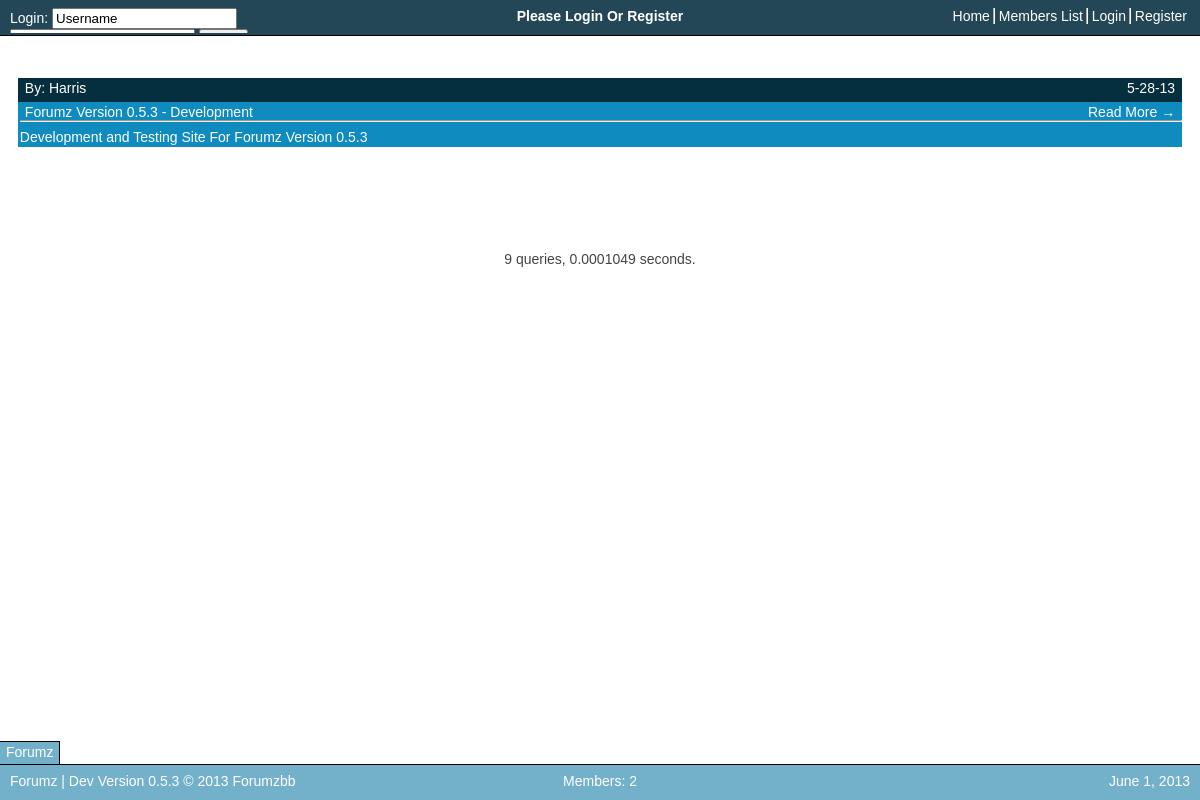
The page / on the database its author committed.
### tables this page shows
CREATE TABLE `forumzDev_navBar` (
  `navItemName` text NOT NULL,
  `navItemLink` text NOT NULL,
  `navItemOrder` text NOT NULL,
  `navItemDisplay` text NOT NULL
);

CREATE TABLE `forumzDev_blogs` (
  `ID` int(11) NOT NULL,
  `Title` text NOT NULL,
  `Author` text NOT NULL,
  `AuthorDate` text NOT NULL,
  `AuthorTime` text NOT NULL,
  `Post` text NOT NULL,
  `updateAuthor` text NOT NULL,
  `updateDate` text NOT NULL
);

CREATE TABLE `forumzDev_siteSettings` (
  `settingsProfile` text NOT NULL,
  `siteVersion` text NOT NULL,
  `siteName` text NOT NULL,
  `siteMotd` text NOT NULL,
  `siteSlogan` text NOT NULL,
  `defaultTheme` text NOT NULL,
  `siteDisabled` text NOT NULL,
  `reqLogin` text NOT NULL,
  `verifyRegisterEmail` text NOT NULL,
  `verifyRegisterAdmin` text NOT NULL,
  `htmlAllowed` text NOT NULL,
  `blogEntriesPerPage` int(11) NOT NULL
);

### index.php (called while the page is built, shortened)
<?php
$mysqliServer = $_ENV['DATABASE_SERVER'];
$mysqliUser = "db166640_forumz";
$mysqliPass = "forumzbb";
$mysqliDatabase = "db166640_forumzDev";
$con = @mysqli_connect($mysqliServer, $mysqliUser, $mysqliPass, $mysqliDatabase) or die ("Site Not Setup");
require_once('loadSiteSettings.php');
loadSiteSettings();
$userData=$_SESSION['userData'];
if($userData['rankID']=="") {
	$userData['rankID']="0";
	$userData['loggedIn']=false;
}
if($userData['siteTheme']=="") {
	$userData['siteTheme']="SkyBlue";
}
$pageID = mysqli_real_escape_string($con,$_GET['pageID']);
displayWebsite();
?>

### loadSiteSettings.php (called while the page is built, shortened)
<?php
function loadSiteSettings() {
	$sql = "SELECT * FROM siteSettings WHERE settingsProfile='1'";
	$result = dbQuery($sql) or die ("Query failed: getSiteSettings");
	$setting=mysqli_fetch_array($result);
	global $siteSettings;
	if($setting['siteDisabled']!="") {
		$siteSettings['siteDisabled']=true;
		$siteSettings['disabledMessage']=$setting['siteDisabled'];
	} else { $siteSettings['siteDisabled']=false; }
	$siteSettings['siteName'] = $setting['siteName'];
	$siteSettings['siteMotd'] = $setting['siteMotd'];
	$siteSettings['siteSlogan'] = $setting['siteSlogan'];
	$siteSettings['defaultTheme'] = $setting['defaultTheme'];
	$siteSettings['blogEntriesPerPage'] = $setting['blogEntriesPerPage'];
	if($setting['reqLogin']=="true") {
		$siteSettings['reqLogin'] = true;
	} else { $siteSettings['reqLogin'] = false; }
	if($setting['verifyRegisterEmail']=="true") {
		$siteSettings['verifyRegisterEmail'] = true;
	} else { $siteSettings['verifyRegisterEmail'] = false; }
	if($setting['verifyRegisterAdmin']=="true") {
		$siteSettings['verifyRegisterAdmin'] = true;
	} else { $siteSettings['verifyRegisterAdmin'] = false; }
	if($setting['htmlAllowed']=="true") {
		$siteSettings['htmlAllowed'] = true;
	} else { $siteSettings['htmlAllowed'] = false; }
}
function dbQuery($sql) {
	global $con, $sqlQueries;
	$tableTitle=session_name();
	$tableTitle_from="FROM ".$tableTitle."_";
	$tableTitle_upd="UPDATE ".$tableTitle."_";
	$tableTitle_inst="INSERT INTO ".$tableTitle."_";
	$sql = str_replace("FROM ",$tableTitle_from,$sql);
	$sql = str_replace("UPDATE ",$tableTitle_upd,$sql);
	$sql = str_replace("INSERT INTO ",$tableTitle_inst,$sql);
	return mysqli_query($con, $sql);
}
?>

### Functions/forumz.account.php (called while the page is built, shortened)
<?php
function setAccountToDefault() {
	global $userData;
	$userData['username']="Anonymous";
	$userData['loggedIn']=false;
	$userData['actID']="Anonymous";
	$userData['rankID']=0;
	$userData['email']="-";
}
?>

### Functions/forumz.ranking.php (called while the page is built, shortened)
<?php
function setUserPrivileges() {
	global $userData;
	$userRank=$userData['rankID'];
	$sql = "SELECT * FROM ranks WHERE rankID='$userRank'";
	$result = dbQuery($sql) or die ("Query failed: setUserPrivileges");
	$userData['permissions']=mysqli_fetch_array($result);
}
?>

### Themes/SkyBlue/viewBlogHome.php (called while the page is built, shortened)
<?php
display('viewHeader');
viewBlogEntries();
?>

### Functions/forumz.references.php (the view, shortened to what this page needs)
<?php
function isLoggedIn() {
	global $userData;
	return $userData['loggedIn'];
}
function display($fileName) {
	require_once($siteSettings['siteVersionAddress'].'Themes/SkyBlue/'.$fileName.'.php');
}
function viewHTML($HTMLtxt) {
	echo "	".$HTMLtxt."\n";
}
?>

### Functions/forumz.breadcrumbs.php (shortened to what this page needs)
<?php
function getNumBreadcrumbs() {
	global $breadcrumbs;
	return count($breadcrumbs);
}
function addBreadcrumb($newBreadcrumbName, $newBreadcrumbLink) {
	global $breadcrumbs, $siteSettings;
	$newBreadcrumb='<a href="'.$siteSettings['siteURLShort'].$newBreadcrumbLink.'">'.$newBreadcrumbName.'</a>';
	if(!isset($breadcrumbs)) {
		$breadcrumbs=array($newBreadcrumb);
	} else {
		array_push($breadcrumbs, $newBreadcrumb);
	}
}
?>

### Functions/forumz.settings.php (shortened to what this page needs)
<?php
function setupSiteURLs() {
	global $siteSettings;
	$siteSettings['siteURLShort']="/";
	$siteSettings['siteURLLong']="http://".$_SERVER['SERVER_NAME'].$siteSettings['siteURLShort'];
}
function displayNavBar() {
	global $siteSettings;
	if(isLoggedIn()) {
		$sql="SELECT * FROM navBar WHERE navItemDisplay='loggedIn' ORDER BY navItemOrder";
	} else {
		$sql="SELECT * FROM navBar WHERE navItemDisplay='loggedOut' ORDER BY navItemOrder";
	}
	$result = dbQuery($sql) or die ("Query failed: displayNavBar");
	while($navItem = mysqli_fetch_array($result)) {
		$navLink = $siteSettings['siteURLShort'].$navItem['navItemLink']."/";
		displayNavItem($navLink,$navItem['navItemName']);
	}
}
?>

### Functions/forumz.blog.php (shortened to what this page needs)
<?php
function getBlogEntries($startID, $entriesPerPage) {
	$sql = "SELECT * FROM blogs WHERE ID>0 ORDER BY ID DESC LIMIT $startID,$entriesPerPage";
	$result = dbQuery($sql) or die ("Query failed: getBlogEntries");
	return $result;
}
function viewBlogEntries() {
	global $siteSettings, $pageID;
	if($pageID<1) { $pageID=1; }
	$blogEntriesPerPage=$siteSettings['blogEntriesPerPage'];
	$startID=$blogEntriesPerPage*($pageID-1);
	$blogEntries=getBlogEntries($startID,$blogEntriesPerPage);
	while($entry = mysqli_fetch_array($blogEntries)) {
		$blogLink=$siteSettings['siteURLShort']."blog/".$entry['ID'];
		$postDateOrTime=$entry['AuthorDate'];
		if($postDateOrTime==returnDateShort()) {
			$postDateOrTime=$entry['AuthorTime'];
		}
		displayHomePageBlogEntry(getMemberName($entry['Author']),$postDateOrTime,$entry['Title'],$entry['Post'],$blogLink);
	}
}
?>

### Themes/Defaults/breadcrumbs.php
<?php
function viewBreadcrumbs() {
	$numBreadcrumbs=getNumBreadcrumbs();
	for($i=0;$i<$numBreadcrumbs;$i++) {
		if($i==0) {
			viewHTML(getBreadcrumb($i));
		} else {
			viewHTML(" -> ".getBreadcrumb($i));
		}
	}
}
?>

### Themes/SkyBlue/SkyBlue.css (style rules this page uses)
html, body { background-color: #FFFFFF; font-family: Arial, Helvetica, sans-serif; color: #444444; font-size: 14px; padding-top: 35px; padding-bottom: 35px; text-align: center; }
a { text-decoration: none; color: #FFFFFF; }
hr { width: 100%; }
.headFootLeftSide { text-align: left; float: left; width: 30%; overflow: hidden; padding-left: 10px; height: 25px; padding-top: 8px; }
.singleLineLoginField { display: inline; }
.navItemLink { border-right: 2px groove #FFFFFF; padding-right: 3px; }
.navItemLink:last-child { border-right: none; }
.headFootCenter { text-align: center; float: center; overflow: hidden; height: 25px; padding-top: 8px; margin-left: 10px; margin-right: 10px; }
.headFootRightSide { text-align: right; float: right; width: 30%; overflow: hidden; padding-right: 10px; height: 25px; padding-top: 8px; }
.FullWidthPostHead { width: 98%; margin-left: auto; margin-right: auto; height: 20px; color: #FFFFFF; padding: 2px; background-color: #052E3F; overflow: hidden; text-align: center; }
.FullWidthPostRow { width: 98%; margin-left: auto; margin-right: auto; padding: 2px; color: #FFFFFF; overflow: hidden; text-align: left; margin-bottom: 10px; }
.FullWidthTableRow:nth-child(odd) .TableRowColumn, .FullWidthPostRow:nth-child(4n+2) { background-color: #0F8BBF; }
.floatLeft { float:left; text-align: left; padding-left: 5px; }
.floatRight { float:right; text-align: right; padding-right: 5px; }
.pageChangeBtns { color: #FFFFFF; font-size: 14px; margin-top: 20px; width: 98%; height: 52px; margin-left: auto; margin-right: auto; }

### rows shown on the page
forumzdev_navbar: HTMLtxt "Home"
forumzdev_navbar: HTMLtxt "Members List"
forumzdev_navbar: HTMLtxt "Login"
forumzdev_navbar: HTMLtxt "Register"
forumzdev_blogs: HTMLtxt "By: Harris 5-28-13 Forumz Version 0.5.3 - Development Read More → Development and Testing Site For Forumz Version 0.5.3"
forumzdev_sitesettings: siteName "Forumz"

### other values the page prints
$HTMLtxt "Login: Please Login Or Register Forumz | Dev Version 0.5.3 © 2013 Forumzbb June 1, 2013 Members: 2"
getPageLoadInfo() "9 queries, 0.0001049 seconds."
